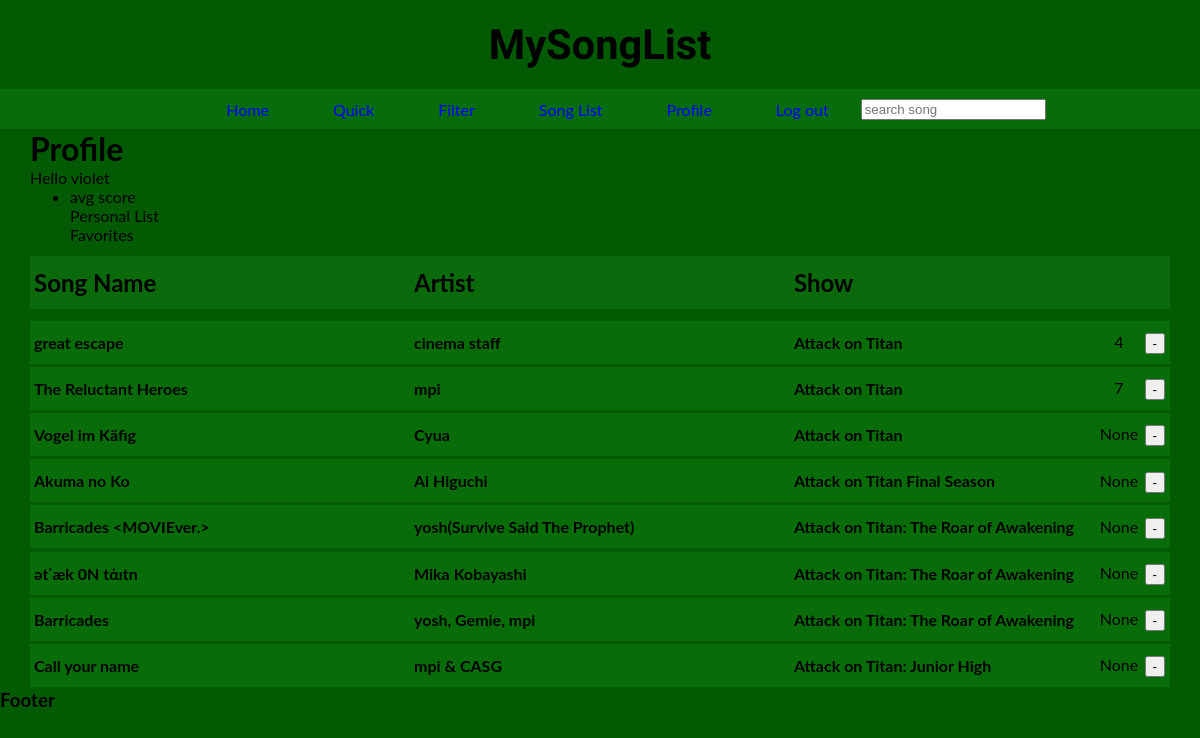
/profile/ (signed in), run on the app's committed database.
### search/models.py (models this page shows, shortened)
class UserList(models.Model):
    ProfileUser = models.ForeignKey(MySongUser, on_delete=models.CASCADE)
    ProfileSong = models.ForeignKey(AotData, on_delete=models.CASCADE)
    ProfileScore = models.IntegerField(blank=True, null=True, unique=False)
    class Meta:
        unique_together = [['ProfileUser', 'ProfileSong']]

class AotData(models.Model):
    song = models.CharField(max_length=200)
    artist = models.CharField(max_length=200)
    annid = models.IntegerField(blank=True)
    show = models.CharField(max_length=200)
    opedin = models.CharField(max_length=25)
    h720 = models.URLField(max_length=100, blank=True)
    h480 = models.URLField(max_length=100, blank=True)
    mp3 = models.URLField(max_length=100, blank=True)

### search/views.py (the view)
# urls.py: path('profile/', views.profile, name='profile'),
def profile(request):
    profile_songs = UserList.objects.all()
    if request.method == 'POST':
        if 'song_score' in request.POST:
            user_pk = request.user.pk
            song_pk_score = request.POST.get('song_primary_key_score')
            song_score = request.POST.get('song_score')
            for i in range(len(profile_songs)):
                if (profile_songs[i].ProfileUser.pk == int(user_pk)
                and profile_songs[i].ProfileSong.pk == int(song_pk_score)):
                    score_change_song = profile_songs[i]
                    score_change_song.ProfileScore = int(song_score)
                    score_change_song.save(update_fields=['ProfileScore'])
                    return render(request, 'search/profile.html', {
                        'profile_songs': profile_songs,
                    })
            return render(request, 'search/profile.html', {
                'profile_songs': profile_songs,
            })
        song_primary_remove = request.POST.get('song_primary_key_remove')
        user_primary_remove = request.POST.get('user_primary_key_remove')
        aotsnippet_remove = AotData.objects.get(pk=int(song_primary_remove))
        usersnippet_remove = MySongUser.objects.get(pk=int(user_primary_remove))
        usersnippet_remove.my_songs.remove(aotsnippet_remove)
        return render(request, 'search/profile.html', {
            'profile_songs': profile_songs,
            'song_primary_remove': song_primary_remove,
            'user_primary_remove': user_primary_remove,
        })
    else:
        return render(request, 'search/profile.html', {
            'profile_songs': profile_songs,
        })

### search/templates/search/profile.html (shortened to what this page needs)
{% extends 'search/base.html' %}
{% load static %}
    {% block content %}
    {% if user.is_authenticated %}
    <div>
        <h1>Profile</h1>
        <p>Hello {{ user }}</p>
        <ul>
            <li>
                <p>avg score</p>
                <p>Personal List</p>
                <p>Favorites</p>
            </li>
        </ul>
    </div>
    <div id="song_list_header_space">
    </div>
    <div class="single main-header">
        <h4>
            Song Name
        </h4>
        <h4>
            Artist
        </h4>
        <h4>
            Show
        </h4>
    </div>
    <ul id="results" class="result">
    </ul>
    {% for data in profile_songs %}
    {% if data.ProfileUser.MyUser == user %}
    <div class="song-info-div">
        <li class="content">
            <div onclick=show(this)>
                <div class="single main-results">
                    <h4>
                        {{ data.ProfileSong.song }}
                    </h4>
                    <h4>
                        {{ data.ProfileSong.artist }}
                    </h4>
                    <h4>
                        {{ data.ProfileSong.show }}
                    </h4>
                </div>
            </div>
        </li>
        <div class="song-add-div">
            <form action="{% url 'profile' %}" method=POST>
                <input
                type="submit"
                value="-"
                name="submit_remove">
            </form>
        </div>
        <div class="wrapper-score">
            <div class="profile-form">
                <form action="{% url 'profile' %}" method=POST>
                </form>
            </div>
            <div class="profile-score">
                <center>
                    <p class="data-profile-score">{{ data.ProfileScore }}</p>
                </center>
            </div>
        </div>
    </div>
    {% endif %}
    {% endfor %}
    {% endif %}
    {% endblock %}

### search/static/css/style.css (style rules this page uses)
* { box-sizing: border-box; margin: 0; }
body { background-color: rgb(2, 91, 2); font-family: 'Lato', sans-serif; }
.content { list-style-type: none; padding: 0.1rem 0rem; }
.result { padding: 5px 0px; }
.single { display: flex; flex-direction: row; flex-wrap: nowrap; padding: 0.75rem 0rem; }
.main-header { background-color: rgb(11, 106, 11); font-size: 1.5rem; position: sticky; top: 0px; }
.single > h4 { flex-grow: 1; flex-shrink: 0; padding-left: 0.25rem; }
.single > h4:nth-child(1), .single > h4:nth-child(2), .single > h4:nth-child(3) { flex-basis: 5px; }
.main-results { background-color: rgb(8, 109, 8); }
#song_list_header_space { padding: 6px 0px; }
.song-info-div { display: block; position: relative; }
.song-add-div { display: block; position: absolute; right: 5px; top: 13px; }
.profile-form { display: block; position: absolute; top: 13px; right: 30px; width: 40px; }
.profile-score { background-color:rgb(8, 109, 8); display: block; position: absolute; top: 13px; right: 30px; width: 42px; height: 24px; }
.data-profile-score { display: block; }

### data on the page
UserList: ProfileSong.song "great escape", ProfileSong.artist "cinema staff", ProfileSong.show "Attack on Titan", ProfileScore "4"
UserList: ProfileSong.song "The Reluctant Heroes", ProfileSong.artist "mpi", ProfileSong.show "Attack on Titan", ProfileScore "7"
UserList: ProfileSong.song "Vogel im Käfig", ProfileSong.artist "Cyua", ProfileSong.show "Attack on Titan", ProfileScore "None"
UserList: ProfileSong.song "Akuma no Ko", ProfileSong.artist "Ai Higuchi", ProfileSong.show "Attack on Titan Final Season", ProfileScore "None"
UserList: ProfileSong.song "Barricades <MOVIEver.>", ProfileSong.artist "yosh(Survive Said The Prophet)", ProfileSong.show "Attack on Titan: The Roar of Awakening", ProfileScore "None"
UserList: ProfileSong.song "ətˈæk 0N tάɪtn", ProfileSong.artist "Mika Kobayashi", ProfileSong.show "Attack on Titan: The Roar of Awakening", ProfileScore "None"
UserList: ProfileSong.song "Barricades", ProfileSong.artist "yosh, Gemie, mpi", ProfileSong.show "Attack on Titan: The Roar of Awakening", ProfileScore "None"
UserList: ProfileSong.song "Call your name", ProfileSong.artist "mpi & CASG", ProfileSong.show "Attack on Titan: Junior High", ProfileScore "None"

### other printed values
{{ user }} "violet"
